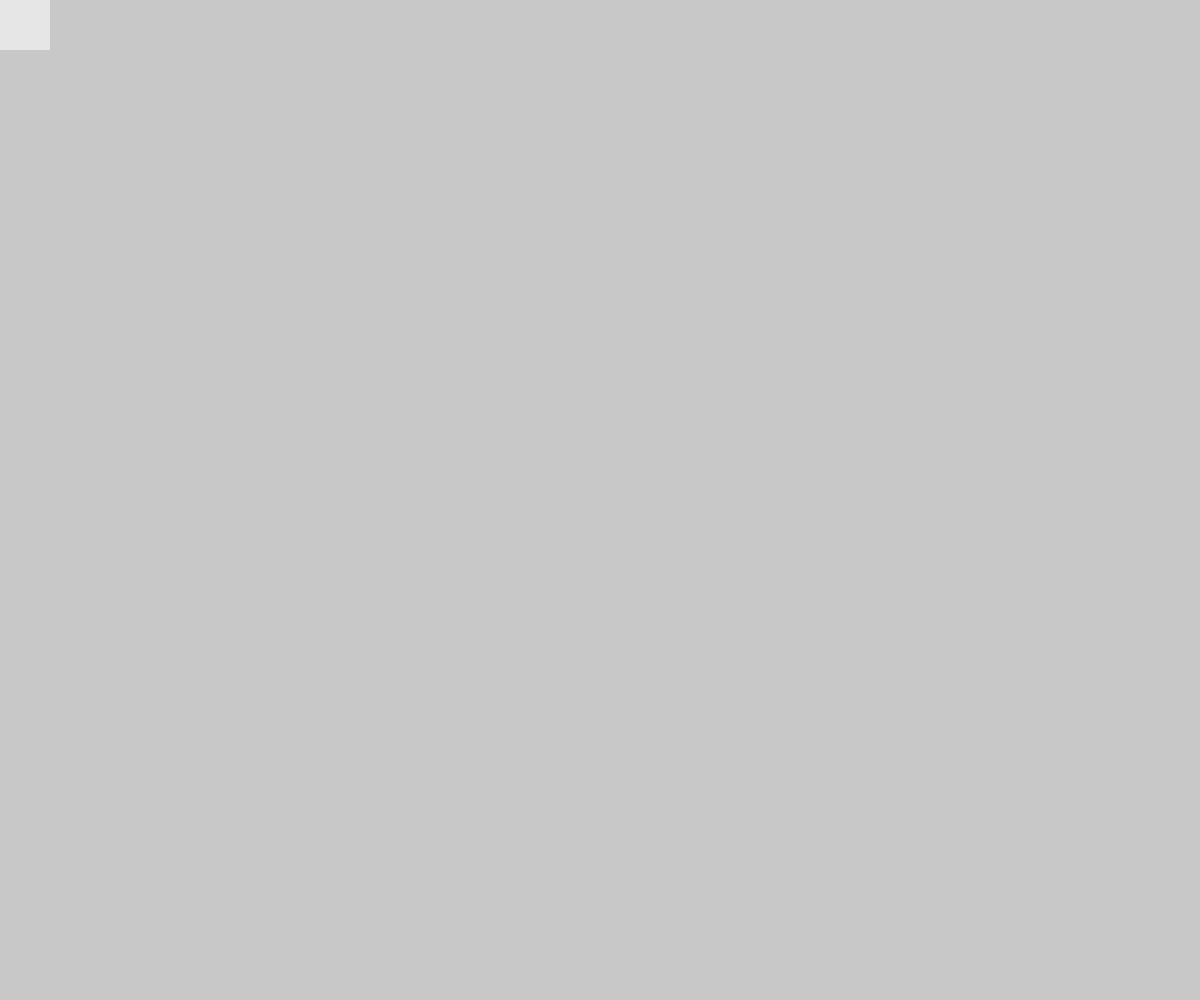
Frame 1 (no input)
Frame 60 (no input): identical to frame 1, image omitted
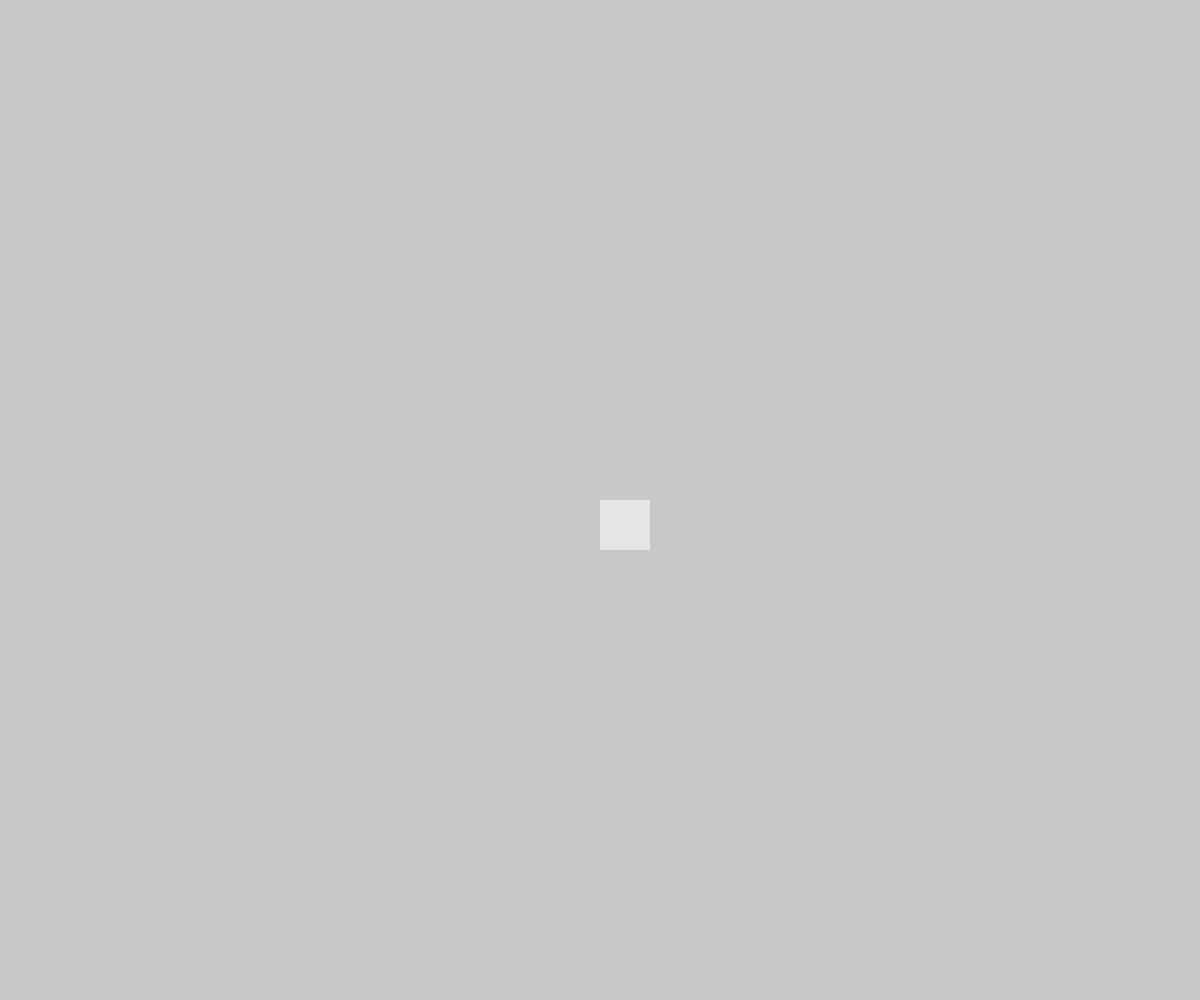
Frame 120 (the mouse pressed at the canvas centre since frame 60)

The p5.js sketch that drew these frames (run headless with seeded random() and noise() and a simulated clock; from frame 60 on, the mouse is pressed at the canvas centre):

// p5.js sketch
// ── sketch.js
// Learning Processing
// Daniel Shiffman
// http://www.learningprocessing.com

// Example 1-1: stroke and fill

function setup() {
  createCanvas(windowWidth, windowHeight);
  strokeWeight(0);
  fill(230);
}

function draw() {
  background(200);
  rect(mouseX,mouseY,50,50);
}
